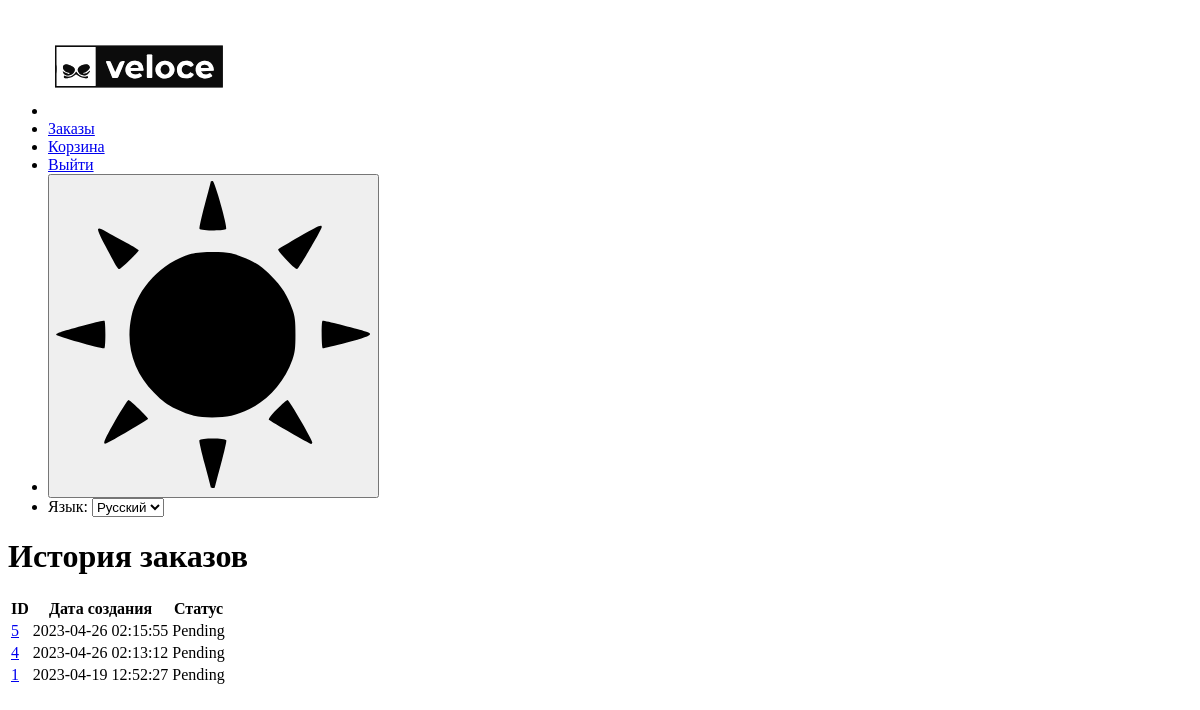
Before: /ru/orders/order-history/ (signed in) with the older database file.
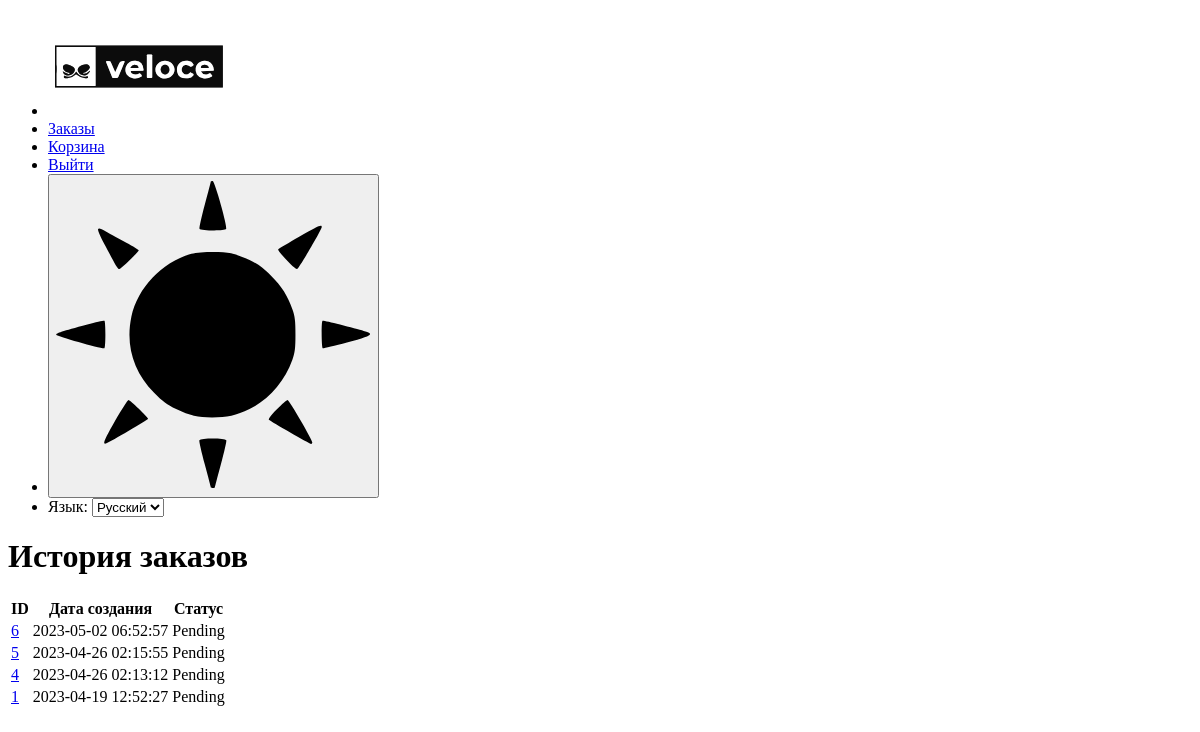
After: the same page with the newer database file.
### orders/models.py (models this page shows, shortened)
class Order(models.Model):
    STATUS_CHOICES = (
        ('Pending', 'Pending'),
        ('Shipped', 'Shipped'),
        ('Delivered', 'Delivered'),
        ('Canceled', 'Canceled'),
    )
    user = models.ForeignKey(settings.AUTH_USER_MODEL, on_delete=models.CASCADE)
    order_items = models.ManyToManyField(Product, through='OrderItem')
    created_at = models.DateTimeField(auto_now_add=True)
    status = models.CharField(max_length=255, choices=STATUS_CHOICES, default='Pending')

### orders/views.py (the view)
# urls.py: path('order-history/', views.order_history, name='order_history'),
@login_required
def order_history(request):
    orders = Order.objects.filter(user=request.user).order_by('-created_at')
    return render(request, 'order_history.html', {'orders': orders})

### templates/order_history.html (shortened to what this page needs)
{% extends 'base.html' %}
{% load i18n %}
{% load static %}
{% block content %}
    <h1>{% trans 'История заказов' %}</h1>
    {% if orders %}
        <table class="table table-hover">
            <thead>
                <tr>
                    <th scope="col">ID</th>
                    <th scope="col">{% trans 'Дата создания' %}</th>
                    <th scope="col">{% trans 'Статус' %}</th>
                </tr>
            </thead>
            <tbody>
                {% for order in orders %}
                    <tr>
                        <td><a href="{% url 'orders:order_detail' order_id=order.id %}">{{ order.id }}</a></td>
                        <td>{{ order.created_at|date:'Y-m-d H:i:s' }}</td>
                        <td>{{ order.status }}</td>
                    </tr>
                {% endfor %}
            </tbody>
        </table>
    {% else %}
        <p>{% trans 'У вас нет заказов.' %}</p>
    {% endif %}
{% endblock %}

Changed rows visible on the page:
added Order: id "6", created_at "2023-05-02 06:52:57", status "Pending"
